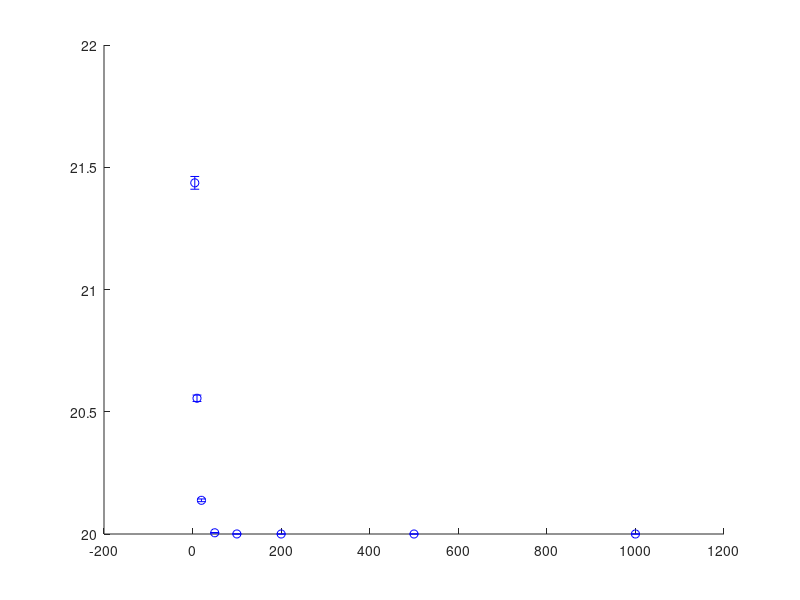

The MATLAB source for this figure: (Note: this script raises an error after producing the figure.)
% =========================================================================
% Plot Mean Extreme First-Passage Time vs Ensemble Size (N)
% Comparison of Simulation vs. Theoretical Formula (Eq 6)
% =========================================================================

clear; clc; close all;

%% 1. SYSTEM CONFIGURATION
% -------------------------------------------------------------------------
% Using the 'Leaky Loop' model with deterministic tail (mu=1)
% to ensure finite means for all N.
d = 20;          % Minimum path length (Hard Edge)
s = 0.9;         % Probability to stay in trap (0.9 = 'sticky')

% Derived Shortest Path Probability
p_d = 1 - s;     % Probability of immediate exit

% Range of Ensemble Sizes (N) to simulate
N_list = [5, 10, 20, 50, 100, 200, 500, 1000];
num_trials = 5000; % Monte Carlo iterations per N point

%% 2. THEORETICAL CALCULATION
% -------------------------------------------------------------------------
% Formula: <T_N> = d + sum_{k=0}^{inf} exp( -N * p_d * F(k) )
% For Leaky Loop: p_d*F(k) is simply the cumulative prob P(delay <= k)
% actually p_d*F(k) = (1-s) * (1-s^(k+1))/(1-s) = 1 - s^(k+1)

% We compute the theory curve for a smooth range of N
N_smooth = logspace(log10(min(N_list)), log10(max(N_list)), 100);
theo_mean = zeros(size(N_smooth));

% Summation cutoff (when term becomes negligible)
k_max = 200; 

for i = 1:length(N_smooth)
    N_curr = N_smooth(i);
    sum_term = 0;
    
    for k = 0:k_max
        % F(k) for Leaky Loop
        F_k = (1 - s^(k+1)) / (1 - s);
        
        % The exponential approximation
        term = exp(-N_curr * p_d * F_k);
        sum_term = sum_term + term;
    end
    
    theo_mean(i) = d + sum_term;
end

%% 3. MONTE CARLO SIMULATION
% -------------------------------------------------------------------------
sim_mean = zeros(size(N_list));
sim_std  = zeros(size(N_list)); % For error bars

fprintf('Running Simulations...\n');
for i = 1:length(N_list)
    N = N_list(i);
    
    % Store minimum times for this N
    min_times = zeros(num_trials, 1);
    
    for t = 1:num_trials
        % 1. Simulate Delays (Geometric Dist)
        % Number of failures before first success
        delays = geornd(1-s, N, 1);
        
        % 2. Extreme Value
        T_N = d + min(delays);
        min_times(t) = T_N;
    end
    
    sim_mean(i) = mean(min_times);
    sim_std(i)  = std(min_times) / sqrt(num_trials); % Standard Error
    
    fprintf('N = %4d | <T_N> Sim: %.4f | Theory: %.4f\n', ...
            N, sim_mean(i), interp1(N_smooth, theo_mean, N));
end

%% 4. PLOTTING
% -------------------------------------------------------------------------
figure('Color','w', 'Position', [100 100 700 500]);

% 1. Plot Simulation Dots with Error Bars
errorbar(N_list, sim_mean, sim_std, 'bo', ...
    'MarkerSize', 8, 'LineWidth', 1.5, 'MarkerFaceColor', 'w');
hold on;

% 2. Plot Theoretical Curve
plot(N_smooth, theo_mean, 'r-', 'LineWidth', 2);

% 3. Plot the Hard Edge (d)
yline(d, 'k--', 'Hard Edge (d)', 'LabelHorizontalAlignment', 'left');

% Formatting
set(gca, 'XScale', 'log'); % Log scale for N is usually cleaner
xlabel('Ensemble Size (N)', 'FontSize', 12);
ylabel('Mean Extreme First Passage Time \langle T_N \rangle', 'FontSize', 12);
title(['Verification of \langle T_N \rangle scaling (d=' num2str(d) ', s=' num2str(s) ')']);
legend({'Simulation (Monte Carlo)', 'Theorem 1 Prediction (Eq 6)'}, 'FontSize', 11);
grid on;
